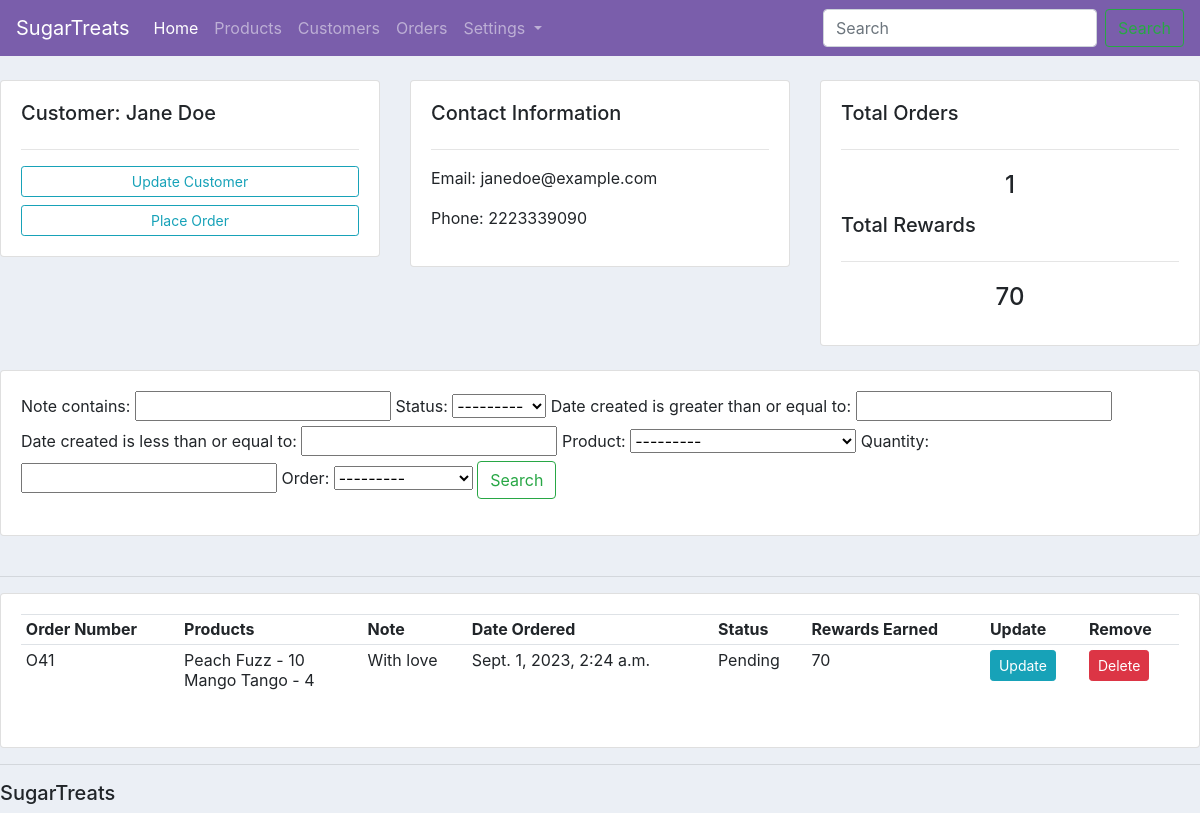
Page /profile/1/ on the committed database.
### ecomm/models.py (models this page shows, shortened)
class Customer(models.Model):
    name = models.CharField(max_length=200, null=True)
    email = models.EmailField(null=True)
    phone = models.CharField(max_length=200, null=True)
    date_created = models.DateTimeField(auto_now_add=True, null=True)

class Order(models.Model):
    STATUS = (
        ("Pending", "Pending"),
        ("Fulfilled", "Fulfilled"),
        ("Delivered","Delivered"),
    )
    customer = models.ForeignKey(Customer, null = True, on_delete = models.SET_NULL, related_name = 'orders')
    order_items = models.ManyToManyField("OrderItem", related_name = 'orders') #every Order has many order_items
    note = models.TextField(max_length= 300, null = True, blank = True)
    date_created=models.DateTimeField(auto_now_add=True, null=True)
    status = models.CharField(max_length = 200, null = True, choices = STATUS)
    def __str__(self):
        result = "O" + str(self.id) + " - " + str(self.customer.name)
        return result

class OrderItem(models.Model):
    product = models.ForeignKey(Product, on_delete=models.CASCADE)
    quantity = models.IntegerField(default=1)
    order = models.ForeignKey(Order, null = True, on_delete= models.CASCADE) #every OrderItem is associated with 1 order

class Product(models.Model):
    CATEGORY = (
        ("Candy", "Candy"),
        ("Chocolate", "Chocolate"),
        ("Gift box", "Gift box"),
        ("Chocolate bar", "Chocolate bar"),
    )
    name = models.CharField(max_length=200, null=True)
    product_num = models.CharField(max_length=100, unique=True)
    description = models.TextField(max_length=200, null=True)
    category = models.CharField(max_length=200, null=True, choices = CATEGORY)
    price = models.FloatField(null = True)
    date_created=models.DateTimeField(auto_now_add=True, null=True)
    tags = models.ManyToManyField(Tag, blank = True)
    rewards = models.IntegerField(null = True)
    def __str__(self):
        result = str(self.name) + " #" + str(self.product_num) #adding str infront of self.name because name could be null which could give error
        return result

### ecomm/views.py (the view)
# urls.py: path("profile/<str:pk>/", views.profiles, name = "profile"), #adding a string variable here by the name of pk, this pk and the one we use in the customers function must have the same name to work
def profiles(request, pk):
    customer = Customer.objects.get(
        id=pk
    )  # querying the customer by their id, and the id will be the primary key we are putting in the url path
    orders = Order.objects.filter(customer=customer)
    orderItems = OrderItem.objects.filter(order__customer = customer)
    orderfilter = OrderFilter(request.GET, queryset = orders) #filter the queryset data down based on what the request.GET data is
    itemfilter = ItemFilter(request.GET, queryset = orderItems)
    if orderfilter.qs:
        orders = orderfilter.qs
    if itemfilter.qs:
        orderItems = itemfilter.qs
    orders = orders.filter(id__in=orderItems.values_list('order_id', flat=True))
    order_details = []  # a list
    total_rewards = 0
    for order in orders:
        order_rewards = 0
        order_items = OrderItem.objects.filter(order=order)
        for order_item in order_items:
            order_rewards += order_item.product.rewards * order_item.quantity
        total_rewards += order_rewards
        order_details.append(
            {"order": order, "order_items": order_items, "order_rewards": order_rewards}
        )
    context = {
        "customer": customer,
        "orders": orders,
        "order_details": order_details,
        "total_rewards": total_rewards,
        "orderfilter": orderfilter,
        "itemfilter" : itemfilter,
    }
    return render(request, "ecomm/profile.html", context)

### ecomm/templates/ecomm/profile.html
{% extends "ecomm/main.html" %} {% block content %}
<br />
<div class="row">
  <div class="col-md">
    <div class="card card-body">
      <h5>Customer: {{customer.name}}</h5>
      <hr />
      <a class="btn btn-outline-info btn-sm btn-block" href=""
        >Update Customer</a
      >
      <a
        class="btn btn-outline-info btn-sm btn-block"
        href="{% url 'create_order' customer.id %}"
        >Place Order</a
      >
    </div>
  </div>
  <div class="col-md">
    <div class="card card-body">
      <h5>Contact Information</h5>
      <hr />
      <p>Email: {{customer.email}}</p>
      <p>Phone: {{customer.phone}}</p>
    </div>
  </div>
  <div class="col-md">
    <div class="card card-body">
      <h5>Total Orders</h5>
      <hr />
      <h4 style="text-align: center; padding: 5px">{{orders.count}}</h4>
      <h5>Total Rewards</h5>
      <hr />
      <h4 style="text-align: center; padding: 5px">{{total_rewards}}</h4>
    </div>
  </div>
</div>
<br />
<div class="row">
  <div class="col">
    <div class="card card-body">
      <form method="get">
        {{orderfilter.form}} {{itemfilter.form}}
        <button class="btn btn-outline-success my-2 my-sm-0" type="submit">
          Search
        </button>
      </form>
    </div>
  </div>
</div>
<br />
<hr />
<div class="row">
  <div class="col-md">
    <div class="card card-body">
      <table class="table table-sm">
        <tr>
          <th>Order Number</th>
          <th>Products</th>
          <th>Note</th>
          <th>Date Ordered</th>
          <th>Status</th>
          <th>Rewards Earned</th>
          <th>Update</th>
          <th>Remove</th>
        </tr>
        {% for order_detail in order_details %}
        <tr>
          <td>O{{order_detail.order.id}}</td>
          <td>
            <ul style="list-style: none; padding-left: 0">
              {% for order_item in order_detail.order_items %}
              <li>{{order_item.product.name}} - {{order_item.quantity}}</li>
              {% endfor %}
            </ul>
          </td>
          <td>{{order_detail.order.note}}</td>
          <td>{{order_detail.order.date_created}}</td>
          <td>{{order_detail.order.status}}</td>
          <td>{{order_detail.order_rewards}}</td>
          <td>
            <a
              class="btn btn-sm btn-info"
              href="{% url 'update_order' order_detail.order.id %}"
              >Update</a
            >
          </td>
          <td>
            <a
              class="btn btn-sm btn-danger"
              href="{% url 'delete_order' order_detail.order.id %}"
              >Delete</a
            >
          </td>
          {% endfor %}
        </tr>
      </table>
    </div>
  </div>
</div>
{% endblock %}

### static/css/main.css (style rules this page uses)
body { background-color: #ebeff5; }

### rows in the picture
Customer: name "Jane Doe", email "janedoe@example.com", phone "2223339090"
Order: order.id "41", order.note "With love", order.date_created "Sept. 1, 2023, 2:24 a.m.", order.status "Pending", order_rewards "70"
OrderItem: product.name "Peach Fuzz", quantity "10"
OrderItem: product.name "Mango Tango", quantity "4"

### other values in the picture
{{ orders.count }} "1"
{{ total_rewards }} "70"
